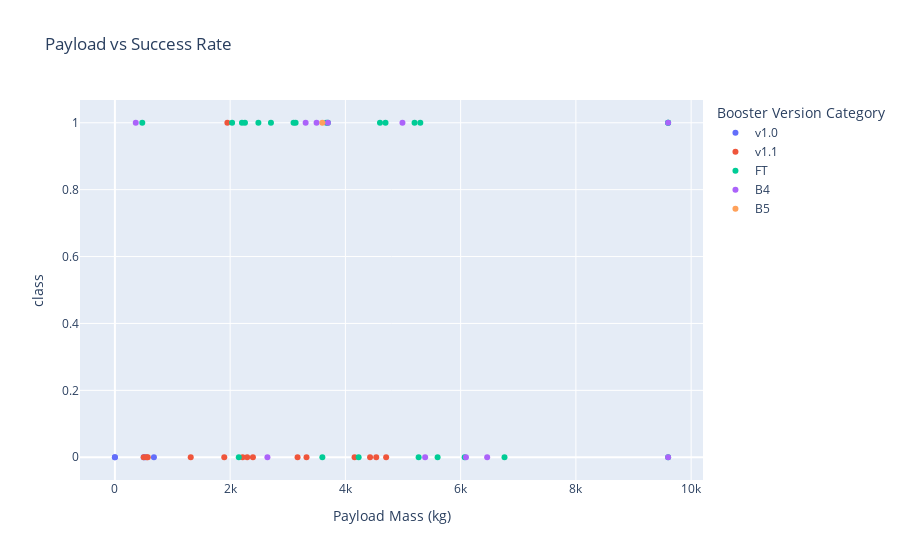

Notebook source saved alongside this figure:
### Code cell
px.scatter(spacex_df, x='Payload Mass (kg)', y='class', color='Booster Version Category', title='Payload vs Success Rate')

### Figure 1 — Plotly figure (JSON) as saved in the notebook; plotly's stock layout.template omitted (floating-point values rounded to 4 significant figures)
{"data": [{"hovertemplate": "Booster Version Category=v1.0<br>Payload Mass (kg)=%{x}<br>class=%{y}<extra></extra>", "legendgroup": "v1.0", "marker": {"color": "#636efa", "symbol": "circle"}, "mode": "markers", "name": "v1.0", "orientation": "v", "showlegend": true, "type": "scatter", "x": [0, 0, 525, 500, 677], "xaxis": "x", "y": [0, 0, 0, 0, 0], "yaxis": "y"}, {"hovertemplate": "Booster Version Category=v1.1<br>Payload Mass (kg)=%{x}<br>class=%{y}<extra></extra>", "legendgroup": "v1.1", "marker": {"color": "#EF553B", "symbol": "circle"}, "mode": "markers", "name": "v1.1", "orientation": "v", "showlegend": true, "type": "scatter", "x": [3170, 3325, 2296, 1316, 4535, 4428, 2216, 2395, 570, 4159, 1898, 4707, 1952, 500, 553], "xaxis": "x", "y": [0, 0, 0, 0, 0, 0, 0, 0, 0, 0, 0, 0, 1, 0, 0], "yaxis": "y"}, {"hovertemplate": "Booster Version Category=FT<br>Payload Mass (kg)=%{x}<br>class=%{y}<extra></extra>", "legendgroup": "FT", "marker": {"color": "#00cc96", "symbol": "circle"}, "mode": "markers", "name": "FT", "orientation": "v", "showlegend": true, "type": "scatter", "x": [2034, 5271, 3136, 4696, 3100, 3600, 2257, 4600, 9600, 9600, 475, 9600, 2150, 2490, 5600, 5300, 3697.0, 6070, 2708, 3669, 6761, 5200, 2205, 4230], "xaxis": "x", "y": [1, 0, 1, 1, 1, 0, 1, 1, 1, 1, 1, 0, 0, 1, 0, 1, 1, 0, 1, 1, 0, 1, 1, 0], "yaxis": "y"}, {"hovertemplate": "Booster Version Category=B4<br>Payload Mass (kg)=%{x}<br>class=%{y}<extra></extra>", "legendgroup": "B4", "marker": {"color": "#ab63fa", "symbol": "circle"}, "mode": "markers", "name": "B4", "orientation": "v", "showlegend": true, "type": "scatter", "x": [9600, 9600, 6460, 3310, 4990, 3500, 3697.0, 6092, 2647, 362, 5384], "xaxis": "x", "y": [1, 0, 0, 1, 1, 1, 1, 0, 0, 1, 0], "yaxis": "y"}, {"hovertemplate": "Booster Version Category=B5<br>Payload Mass (kg)=%{x}<br>class=%{y}<extra></extra>", "legendgroup": "B5", "marker": {"color": "#FFA15A", "symbol": "circle"}, "mode": "markers", "name": "B5", "orientation": "v", "showlegend": true, "type": "scatter", "x": [3600], "xaxis": "x", "y": [1], "yaxis": "y"}], "layout": {"legend": {"title": {"text": "Booster Version Category"}, "tracegroupgap": 0}, "title": {"text": "Payload vs Success Rate"}, "xaxis": {"anchor": "y", "domain": [0, 1], "title": {"text": "Payload Mass (kg)"}}, "yaxis": {"anchor": "x", "domain": [0, 1], "title": {"text": "class"}}}}
